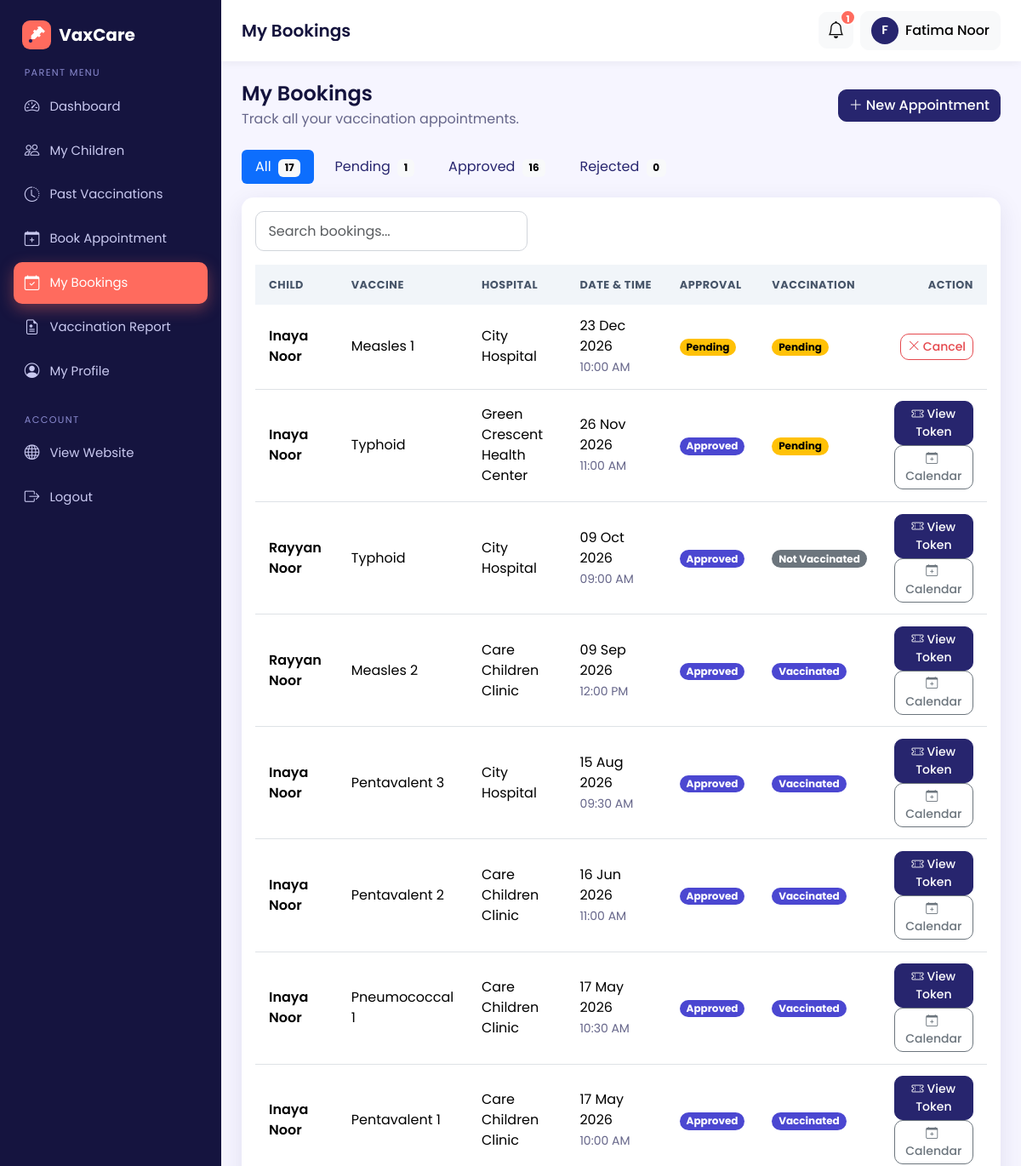
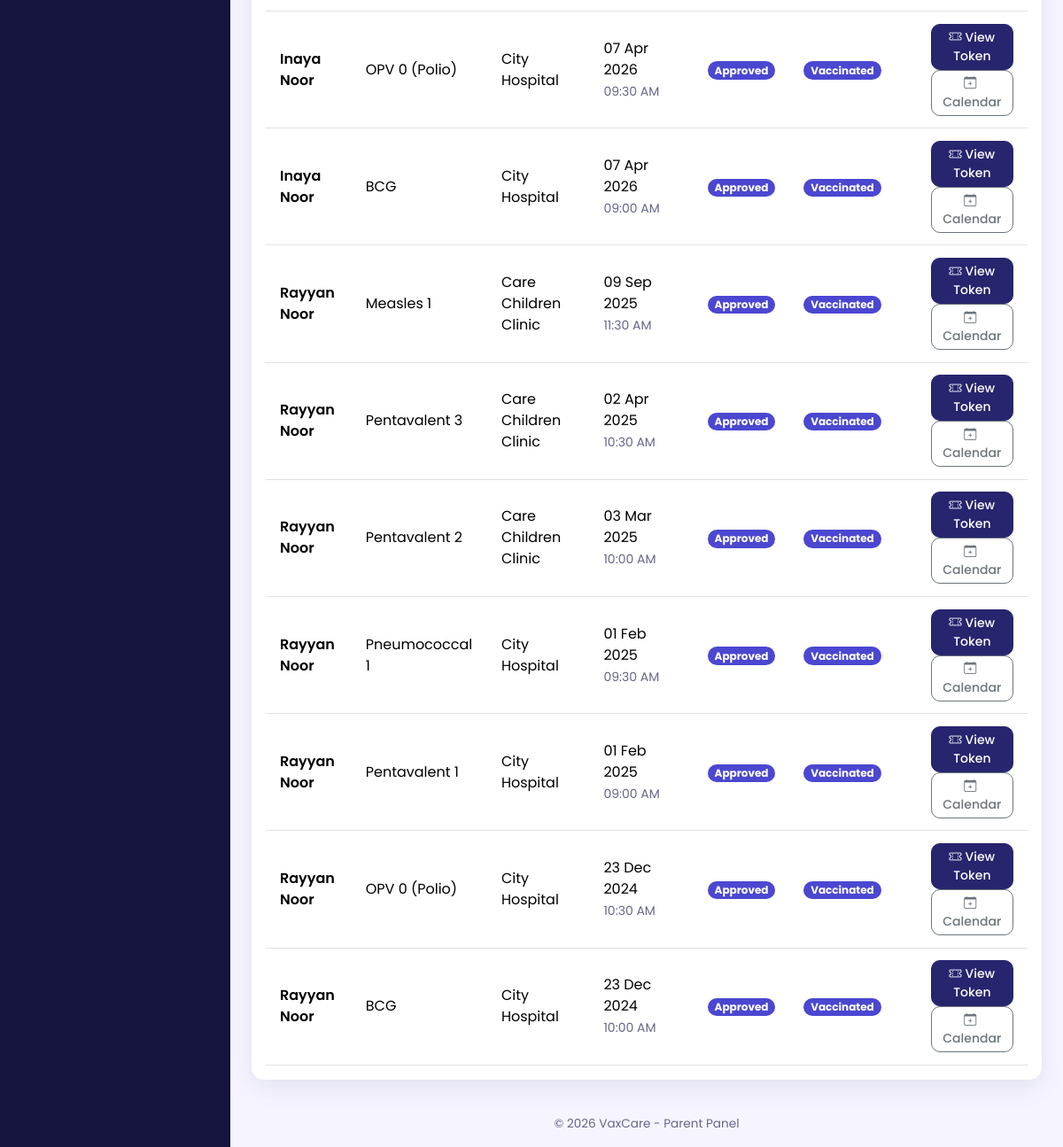
Screenshot of /parent/my_bookings.php (signed in) with the database file from the repository (2 pictures, top to bottom).
### tables this page shows
CREATE TABLE bookings (
  id INT AUTO_INCREMENT PRIMARY KEY,
  child_id INT NOT NULL,
  parent_id INT NOT NULL,
  hospital_id INT NOT NULL,
  vaccine_id INT NOT NULL,
  appointment_date DATE NOT NULL,
  appointment_time TIME NOT NULL,
  approval_status ENUM('pending','approved','rejected') NOT NULL DEFAULT 'pending',
  vaccination_status ENUM('pending','vaccinated','not_vaccinated') NOT NULL DEFAULT 'pending',
  created_at TIMESTAMP DEFAULT CURRENT_TIMESTAMP,
  FOREIGN KEY (child_id)    REFERENCES children(id)  ON DELETE CASCADE,
  FOREIGN KEY (parent_id)   REFERENCES users(id)     ON DELETE CASCADE,
  FOREIGN KEY (hospital_id) REFERENCES hospitals(id) ON DELETE CASCADE,
  FOREIGN KEY (vaccine_id)  REFERENCES vaccines(id)  ON DELETE CASCADE
);

CREATE TABLE children (
  id INT AUTO_INCREMENT PRIMARY KEY,
  parent_id INT NOT NULL,
  name VARCHAR(100) NOT NULL,
  dob DATE NOT NULL,
  gender ENUM('male','female') NOT NULL,
  blood_group VARCHAR(5),
  FOREIGN KEY (parent_id) REFERENCES users(id) ON DELETE CASCADE
);

CREATE TABLE vaccines (
  id INT AUTO_INCREMENT PRIMARY KEY,
  vaccine_name VARCHAR(120) NOT NULL,
  description VARCHAR(255),
  recommended_age VARCHAR(50),               
  recommended_age_days INT NOT NULL DEFAULT 0,
  availability ENUM('available','unavailable') NOT NULL DEFAULT 'available'
);

CREATE TABLE hospitals (
  id INT AUTO_INCREMENT PRIMARY KEY,
  user_id INT NULL,                          
  hospital_name VARCHAR(150) NOT NULL,
  address VARCHAR(255) NOT NULL,
  location VARCHAR(100) NOT NULL,            
  phone VARCHAR(20),
  license_no VARCHAR(60) NULL,                       
  contact_email VARCHAR(120) NULL,                   
  latitude DECIMAL(10,7) NULL,                       
  longitude DECIMAL(10,7) NULL,
  invite_token VARCHAR(64) NULL,                     
  FOREIGN KEY (user_id) REFERENCES users(id) ON DELETE SET NULL,
  UNIQUE KEY uniq_invite (invite_token)
);

### parent/my_bookings.php (the view, shortened to what this page needs)
<?php
require_once __DIR__ . '/../config/db.php';
$parentId = (int)$_SESSION['user_id'];
$tabs   = ['all', 'pending', 'approved', 'rejected'];
$status = in_array($_GET['status'] ?? '', $tabs, true) ? $_GET['status'] : 'all';
$stmt = $pdo->prepare('SELECT approval_status, COUNT(*) FROM bookings WHERE parent_id = ? GROUP BY approval_status');
$stmt->execute([$parentId]);
$counts        = $stmt->fetchAll(PDO::FETCH_KEY_PAIR);
$counts['all'] = array_sum($counts);
$sql = "SELECT b.id, b.child_id, b.appointment_date, b.appointment_time, b.approval_status, b.vaccination_status,
               c.name AS child_name, v.vaccine_name, h.hospital_name
        FROM bookings b
        JOIN children  c ON c.id = b.child_id
        JOIN vaccines  v ON v.id = b.vaccine_id
        JOIN hospitals h ON h.id = b.hospital_id
        WHERE b.parent_id = ?";
$params = [$parentId];
$sql .= ' ORDER BY b.appointment_date DESC, b.id DESC';
$stmt = $pdo->prepare($sql);
$stmt->execute($params);
$bookings = $stmt->fetchAll();
require_once __DIR__ . '/../includes/parent_header.php';
?>
<div class="d-flex flex-wrap justify-content-between align-items-center gap-2 mb-4">
  <div>
    <h4 class="mb-1">My Bookings</h4>
    <p class="text-muted mb-0">Track all your vaccination appointments.</p>
  </div>
  <a href="<?= BASE_URL ?>/parent/book_hospital.php" class="btn btn-primary"><i class="bi bi-plus-lg me-1"></i>New Appointment</a>
</div>
<ul class="nav nav-pills mb-3 gap-2">
  <?php foreach ($tabs as $t): ?>
    <li class="nav-item">
      <a class="nav-link <?= $status === $t ? 'active' : '' ?>" href="?status=<?= $t ?>">
        <?= ucfirst($t) ?> <span class="badge text-bg-light ms-1"><?= (int)($counts[$t] ?? 0) ?></span>
      </a>
    </li>
  <?php endforeach; ?>
</ul>
<div class="card">
  <div class="card-body">
    <input type="search" class="form-control mb-3" style="max-width: 320px;"
           placeholder="Search bookings..." data-table-search="#bookingsTable">
    <div class="table-responsive">
      <table class="table table-hover table-stack mb-0" id="bookingsTable">
        <thead>
          <tr>
            <th>Child</th><th>Vaccine</th><th>Hospital</th><th>Date &amp; Time</th>
            <th>Approval</th><th>Vaccination</th><th class="text-end">Action</th>
          </tr>
        </thead>
        <tbody>
          <?php foreach ($bookings as $b): ?>
            <tr>
              <td data-label="Child" class="fw-semibold"><?= e($b['child_name']) ?></td>
              <td data-label="Vaccine"><?= e($b['vaccine_name']) ?></td>
              <td data-label="Hospital"><?= e($b['hospital_name']) ?></td>
              <td data-label="Date &amp; Time">
                <div><?= format_date($b['appointment_date']) ?></div>
                <small class="text-muted"><?= date('h:i A', strtotime($b['appointment_time'])) ?></small>
              </td>
              <td data-label="Approval"><?= status_badge($b['approval_status']) ?></td>
              <td data-label="Vaccination"><?= status_badge($b['vaccination_status']) ?></td>
              <td class="text-end">
                <?php if ($b['approval_status'] === 'pending'): ?>
                  <form method="post" action="<?= BASE_URL ?>/parent/booking_cancel.php" class="d-inline">
                    <button type="submit" class="btn btn-sm btn-outline-danger"
                            data-confirm="Cancel this appointment request?"><i class="bi bi-x-lg"></i> Cancel</button>
                  </form>
                <?php elseif ($b['approval_status'] === 'rejected'): ?>
                  <a href="<?= BASE_URL ?>/parent/book_hospital.php?child=<?= (int)$b['child_id'] ?>" class="btn btn-sm btn-outline-primary">Book again</a>
                <?php else: ?>
                  <a href="<?= BASE_URL ?>/parent/token.php?id=<?= (int)$b['id'] ?>" class="btn btn-sm btn-primary">
                    <i class="bi bi-ticket-perforated me-1"></i>View Token
                  </a>
                  <a href="<?= BASE_URL ?>/parent/appointment_ics.php?id=<?= (int)$b['id'] ?>" class="btn btn-sm btn-outline-secondary">
                    <i class="bi bi-calendar-plus me-1"></i>Calendar
                  </a>
                <?php endif; ?>
              </td>
            </tr>
          <?php endforeach; ?>
        </tbody>
      </table>
    </div>
  </div>
</div>
<?php require_once __DIR__ . '/../includes/parent_footer.php'; ?>

### includes/functions.php (shortened to what this page needs)
<?php
function e($text)
{
    return htmlspecialchars((string)$text, ENT_QUOTES, 'UTF-8');
}
function format_date($date)
{
    return $date ? date('d M Y', strtotime($date)) : '-';
}
function status_badge($status)
{
    $map = [
        'pending'        => ['warning', 'Pending'],
        'approved'       => ['success', 'Approved'],
        'rejected'       => ['danger',  'Rejected'],
        'vaccinated'     => ['success', 'Vaccinated'],
        'not_vaccinated' => ['secondary', 'Not Vaccinated'],
        'available'      => ['success', 'Available'],
        'unavailable'    => ['danger',  'Unavailable'],
        'active'         => ['success', 'Active'],
        'disabled'       => ['danger',  'Disabled'],
        'verified'       => ['success', 'Verified'],
    ];
    [$color, $label] = $map[$status] ?? ['secondary', ucfirst($status)];
    return '<span class="badge rounded-pill text-bg-' . $color . '">' . $label . '</span>';
}
function asset($path)
{
    $path = ltrim($path, '/');
    $file = __DIR__ . '/../assets/' . $path;
    $version = file_exists($file) ? filemtime($file) : time();
    return BASE_URL . '/assets/' . $path . '?v=' . $version;
}
function head_assets()
{
    echo '<link href="https://cdn.jsdelivr.net/npm/bootstrap@5.3.3/dist/css/bootstrap.min.css" rel="stylesheet">' . "\n  ";
    echo '<link href="https://cdn.jsdelivr.net/npm/bootstrap-icons@1.11.3/font/bootstrap-icons.css" rel="stylesheet">' . "\n  ";
    echo '<link href="' . asset('css/style.css') . '" rel="stylesheet">' . "\n";
}
function render_flash($flash)
{
    $types = [
        'success' => ['bi-check-circle-fill',         'Success'],
        'danger'  => ['bi-x-octagon-fill',            'Error'],
        'warning' => ['bi-exclamation-triangle-fill', 'Attention'],
        'info'    => ['bi-info-circle-fill',          'Info'],
    ];
    $type = isset($types[$flash['type']]) ? $flash['type'] : 'info';
    [$icon, $title] = $types[$type];
    $delays = ['success' => 1800, 'info' => 2200, 'warning' => 2800, 'danger' => 3200];
    $ms     = $delays[$type];
    return '<div class="toast-container toast-pos position-fixed end-0 p-3">'
         . '<div class="toast toast-vax toast-' . $type . '" role="alert" aria-live="assertive" aria-atomic="true" data-bs-delay="' . $ms . '" style="--dur:' . ($ms / 1000) . 's">'
         .   '<div class="d-flex align-items-start gap-3 p-3">'
         .     '<i class="bi ' . $icon . ' toast-ico"></i>'
         .     '<div class="flex-fill"><div class="fw-semibold">' . $title . '</div>'
         .     '<div class="small text-muted">' . e($flash['message']) . '</div></div>'
         .     '<button type="button" class="btn-close" data-bs-dismiss="toast" aria-label="Close"></button>'
         .   '</div>'
         .   '<div class="bar"></div>'
         . '</div></div>';
}

### assets/css/style.css (style rules this page uses)
:root { --brand: #27256e; --brand-dark: #1c1b57; --brand-light: #e8e7ff; --accent: #2563eb; --bg: #f6f5ff; --text: #1f2937; --muted: #6b7280; --radius: 14px; --shadow: 0 6px 24px rgba(39,37,110, 0.10); --bs-primary: #27256e; --bs-primary-rgb: 39, 37, 110; --bs-link-color: #27256e; --bs-link-hover-color: #1c1b57; --bs-body-font-family: 'Poppins', system-ui, sans-serif; --bs-body-color: var(--text); }
html { scroll-behavior: smooth; }
body { font-family: 'Poppins', system-ui, sans-serif; background: var(--bg); color: var(--text); min-height: 100vh; display: flex; flex-direction: column; }
h1, h2, h3, h4, h5, h6 { font-weight: 600; color: #0f172a; }
.text-muted { color: var(--muted) !important; }
.btn { border-radius: 10px; font-weight: 500; transition: all .2s ease; }
.btn-primary { --bs-btn-bg: var(--brand); --bs-btn-border-color: var(--brand); --bs-btn-hover-bg: var(--brand-dark); --bs-btn-hover-border-color: var(--brand-dark); --bs-btn-active-bg: var(--brand-dark); --bs-btn-active-border-color: var(--brand-dark); --bs-btn-disabled-bg: var(--brand); --bs-btn-disabled-border-color: var(--brand); }
.card { border: 0; border-radius: var(--radius); box-shadow: var(--shadow); }
.form-control, .form-select { border-radius: 10px; padding: .65rem .9rem; border: 1px solid #d1d5db; }
.table thead th { background: #f1f5f9; font-size: .8rem; text-transform: uppercase; letter-spacing: .04em; color: #475569; border-bottom: 0; white-space: nowrap; }
.table > :not(caption) > * > * { padding: .85rem 1rem; vertical-align: middle; }
body.admin-body { display: block; background: var(--bg); }
:root { --bs-primary-bg-subtle: #e8e7ff; --bs-primary-text-emphasis: #27256e; }
html { scroll-padding-top: 80px; }
.toast-pos { top: 76px; z-index: 1100; }
:root { --brand: #27256e; --brand-dark: #1c1b57; --brand-light: #e8e7ff; --indigo: #4b47d1; --coral: #ff6b5e; --coral-dark: #e9554a; --teal: #2a9df4; --bg: #f6f5ff; --text: #14133d; --muted: #66668a; --navy-deep: #15143f; --shadow: 0 8px 28px rgba(39,37,110,.10); --bs-primary: #27256e; --bs-primary-rgb: 39, 37, 110; --bs-link-color: #27256e; --bs-link-hover-color: #1c1b57; --bs-primary-bg-subtle: #e8e7ff; --bs-primary-text-emphasis: #27256e; --bs-body-color: #14133d; }
h1, h2, h3, h4, h5, h6 { color: var(--text); }
:root { --teal: #2a9df4; --bs-success: #4b47d1; --bs-success-rgb: 75, 71, 209; --bs-success-bg-subtle: #e8e7ff; --bs-success-border-subtle: #c9c7ff; --bs-success-text-emphasis: #27256e; --bs-danger: #e5484d; --bs-danger-rgb: 229, 72, 77; --bs-danger-bg-subtle: #ffe6e7; --bs-danger-border-subtle: #ffc9cb; --bs-danger-text-emphasis: #8f1d22; --bs-info: #2a9df4; --bs-info-rgb: 42, 157, 244; --bs-info-bg-subtle: #e3f3ff; --bs-info-border-subtle: #b9e0fc; --bs-info-text-emphasis: #0c5a96; }
.btn { font-weight: 500; }
.btn-outline-danger { --bs-btn-color: #e5484d; --bs-btn-border-color: #e5484d; --bs-btn-hover-bg: #e5484d; --bs-btn-hover-border-color: #e5484d; --bs-btn-active-bg: #e5484d; --bs-btn-active-border-color: #e5484d; }

### rows the page displays
bookings: vaccination_status "Pending", vaccination_status "1", approval_status "Approved", approval_status "16", child.name "Inaya Noor", vaccine.vaccine_name "Typhoid", hospital.hospital_name "Green Crescent Health Center", appointment_date "26 Nov 2026", appointment_time "11:00 AM", label "Approved Pending"
bookings: child.name "Inaya Noor", vaccine.vaccine_name "Measles 1", hospital.hospital_name "City Hospital", appointment_date "23 Dec 2026", appointment_time "10:00 AM", label "Pending Pending"
bookings: child.name "Rayyan Noor", vaccine.vaccine_name "Typhoid", hospital.hospital_name "City Hospital", appointment_date "09 Oct 2026", appointment_time "09:00 AM", label "Approved Not Vaccinated"
bookings: child.name "Rayyan Noor", vaccine.vaccine_name "Measles 2", hospital.hospital_name "Care Children Clinic", appointment_date "09 Sep 2026", appointment_time "12:00 PM", label "Approved Vaccinated"
bookings: child.name "Inaya Noor", vaccine.vaccine_name "Pentavalent 3", hospital.hospital_name "City Hospital", appointment_date "15 Aug 2026", appointment_time "09:30 AM", label "Approved Vaccinated"
bookings: child.name "Inaya Noor", vaccine.vaccine_name "Pentavalent 2", hospital.hospital_name "Care Children Clinic", appointment_date "16 Jun 2026", appointment_time "11:00 AM", label "Approved Vaccinated"
bookings: child.name "Inaya Noor", vaccine.vaccine_name "Pneumococcal 1", hospital.hospital_name "Care Children Clinic", appointment_date "17 May 2026", appointment_time "10:30 AM", label "Approved Vaccinated"
bookings: child.name "Inaya Noor", vaccine.vaccine_name "Pentavalent 1", hospital.hospital_name "Care Children Clinic", appointment_date "17 May 2026", appointment_time "10:00 AM", label "Approved Vaccinated"
bookings: child.name "Inaya Noor", vaccine.vaccine_name "OPV 0 (Polio)", hospital.hospital_name "City Hospital", appointment_date "07 Apr 2026", appointment_time "09:30 AM", label "Approved Vaccinated"
bookings: child.name "Inaya Noor", vaccine.vaccine_name "BCG", hospital.hospital_name "City Hospital", appointment_date "07 Apr 2026", appointment_time "09:00 AM", label "Approved Vaccinated"
bookings: child.name "Rayyan Noor", vaccine.vaccine_name "Measles 1", hospital.hospital_name "Care Children Clinic", appointment_date "09 Sep 2025", appointment_time "11:30 AM", label "Approved Vaccinated"
bookings: child.name "Rayyan Noor", vaccine.vaccine_name "Pentavalent 3", hospital.hospital_name "Care Children Clinic", appointment_date "02 Apr 2025", appointment_time "10:30 AM", label "Approved Vaccinated"
bookings: child.name "Rayyan Noor", vaccine.vaccine_name "Pentavalent 2", hospital.hospital_name "Care Children Clinic", appointment_date "03 Mar 2025", appointment_time "10:00 AM", label "Approved Vaccinated"
bookings: child.name "Rayyan Noor", vaccine.vaccine_name "Pneumococcal 1", hospital.hospital_name "City Hospital", appointment_date "01 Feb 2025", appointment_time "09:30 AM", label "Approved Vaccinated"
bookings: child.name "Rayyan Noor", vaccine.vaccine_name "Pentavalent 1", hospital.hospital_name "City Hospital", appointment_date "01 Feb 2025", appointment_time "09:00 AM", label "Approved Vaccinated"
bookings: child.name "Rayyan Noor", vaccine.vaccine_name "OPV 0 (Polio)", hospital.hospital_name "City Hospital", appointment_date "23 Dec 2024", appointment_time "10:30 AM", label "Approved Vaccinated"
bookings: child.name "Rayyan Noor", vaccine.vaccine_name "BCG", hospital.hospital_name "City Hospital", appointment_date "23 Dec 2024", appointment_time "10:00 AM", label "Approved Vaccinated"

### other values shown
APP_NAME "VaxCare"
$label "Dashboard"
$label "My Children"
$label "Past Vaccinations"
$label "Book Appointment"
$label "My Bookings"
$label "Vaccination Report"
$label "My Profile"
$pageTitle "My Bookings"
$notifCount "1"
mb_strtoupper(mb_substr($_SESSION['name'] ?? 'P', 0, 1)) "F"
$_SESSION['name'] "Fatima Noor"
$t "All"
$counts[$t] "17"
$t "Rejected"
